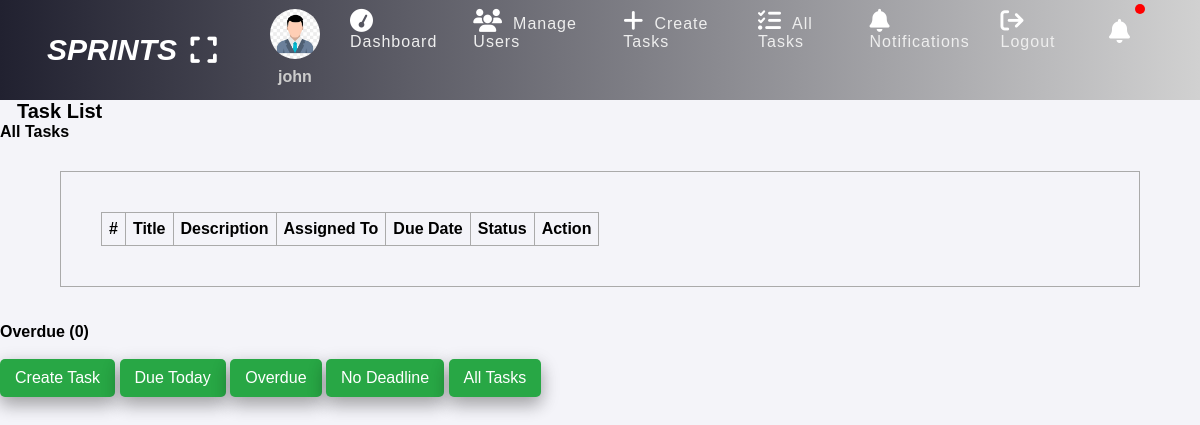
Page /task-list.php?due_date=Overdue (signed in) on the earlier database version.
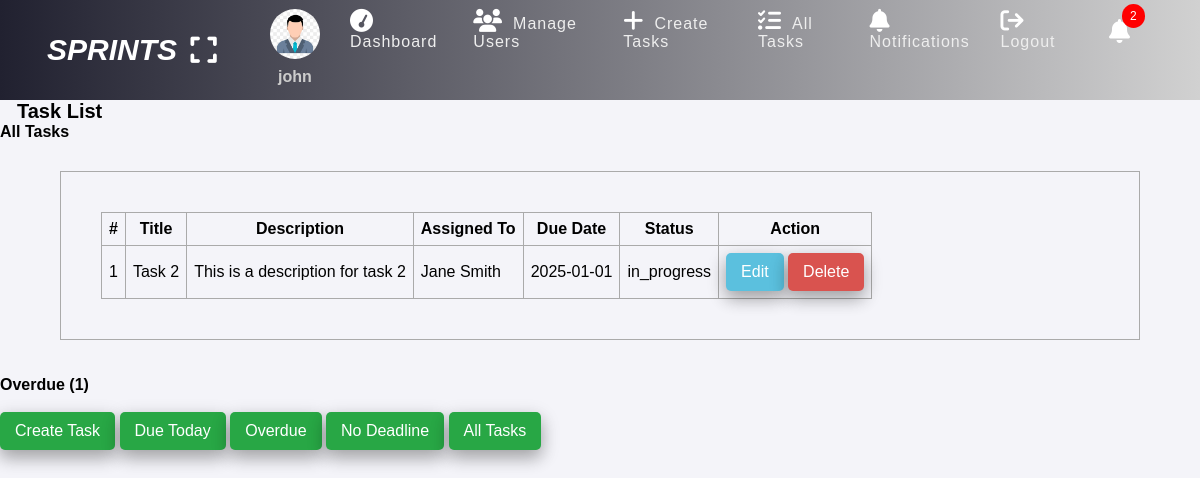
Same page on the later database version.
### tables this page shows
CREATE TABLE `tasks` (
  `task_id` int(11) NOT NULL,
  `title` varchar(100) NOT NULL,
  `description` text DEFAULT NULL,
  `assigned_to` int(11) DEFAULT NULL,
  `status` enum('pending','in_progress','completed') DEFAULT 'pending',
  `priority` enum('High','Medium','Low','Wish') DEFAULT 'Medium',
  `visibility` enum('Y','N') DEFAULT 'N',
  `duration` enum('Long','Medium','Short','Unknown') DEFAULT 'Unknown',
  `created_at` timestamp NOT NULL DEFAULT current_timestamp(),
  `due_date` date NOT NULL
);

CREATE TABLE `users` (
  `user_id` int(11) NOT NULL,
  `full_name` varchar(60) NOT NULL,
  `username` varchar(60) NOT NULL,
  `email_id` varchar(60) NOT NULL,
  `phone` varchar(15) NOT NULL,
  `password` varchar(255) NOT NULL,
  `role` enum('admin','employee') NOT NULL,
  `created_at` timestamp NOT NULL DEFAULT current_timestamp()
);

### database_fetches.php (called while the page is built, shortened)
<?php
function get_all_users($conn) {
    $sql = "SELECT * FROM users WHERE role = ?";
    $stmt = $conn->prepare($sql);
    $stmt->execute(["employee"]);
    if ($stmt->rowCount() > 0) {
        $users = $stmt->fetchAll();
    } else {
        $users = [];
    }
    return $users;
}
function get_all_tasks_overdue($conn) {
    $sql = "SELECT * FROM tasks WHERE due_date < CURDATE() AND status != 'completed' ORDER BY task_id DESC";
    $stmt = $conn->prepare($sql);
    $stmt->execute();
    if ($stmt->rowCount() > 0) {
        $tasks = $stmt->fetchAll();
    } else {
        $tasks = [];
    }
    return $tasks;
}
function count_tasks_overdue($conn) {
    $sql = "SELECT task_id FROM tasks WHERE due_date < CURDATE() AND status != 'completed'";
    $stmt = $conn->prepare($sql);
    $stmt->execute();
    return $stmt->rowCount();
}
?>

### task-list.php (the view, shortened to what the changed rows need)
<?php
if (isset($_SESSION['role']) && isset($_SESSION['id'])) {
    include "SQL_Connection.php";
    include "database_fetches.php";
    $text = "All Task";
    if (isset($_GET['due_date'])) {
        if ($_GET['due_date'] == "Due Today") {
            $text = "Due Today";
            $tasks = get_all_tasks_due_today($conn);
            $num_task = count_tasks_due_today($conn);
        } else if ($_GET['due_date'] == "Overdue") {
            $text = "Overdue";
            $tasks = get_all_tasks_overdue($conn);
            $num_task = count_tasks_overdue($conn);
        } else if ($_GET['due_date'] == "No Deadline") {
            $text = "No Deadline";
            $tasks = get_all_tasks_NoDeadline($conn);
            $num_task = count_tasks_NoDeadline($conn);
        } else {
            $tasks = get_all_tasks($conn);
            $num_task = count_tasks($conn);
        }
    } else {
        $tasks = get_all_tasks($conn);
        $num_task = count_tasks($conn);
    }
    $users = get_all_users($conn);
?>
<!DOCTYPE html>
<html>
<head>
    <link rel="stylesheet" href="https://cdnjs.cloudflare.com/ajax/libs/font-awesome/6.7.2/css/all.min.css">
    <link rel="stylesheet" href="styles.css">
</head>
<body>
    <?php include "header.php"; ?>
    <h2 class="u-name">Task List</h2>
    <div class="body">
        <section>
            <?php if ($tasks != 0) { ?>
                <table class="main-table">
                    <thead>
                        <tr>
                            <th>#</th>
                            <th>Title</th>
                            <th>Description</th>
                            <th>Assigned To</th>
                            <th>Due Date</th>
                            <th>Status</th>
                            <th>Action</th>
                        </tr>
                    </thead>
                    <tbody>
                        <?php $i=0; foreach ($tasks as $task) { ?>
                        <tr>
                            <td><?= ++$i ?></td>
                            <td><?= htmlspecialchars($task['title']) ?></td>
                            <td><?= htmlspecialchars($task['description']) ?></td>
                            <td>
                                <?php
                                foreach ($users as $user) {
                                    if($user['user_id'] == $task['assigned_to']){
                                        echo htmlspecialchars($user['full_name']);
                                    }
                                }
                                ?>
                            </td>
                            <td><?php echo $task['due_date'] ?: "No Deadline"; ?></td>
                            <td><?= htmlspecialchars($task['status']) ?></td>
                            <td>
                                <a href="edit_task.php?id=<?= $task['task_id'] ?>" class="edit-btn">Edit</a>
                                <a href="edit_task_delete.php?id=<?= $task['task_id'] ?>" class="delete-btn">Delete</a>
                            </td>
                        </tr>
                        <?php } ?>
                    </tbody>
                </table>
<div class="filter-buttons"> <br> <br>
				<h4 class="title-2"><?=$text?> (<?=$num_task?>)</h4> <br>
            	<a href="create-task.php" class="addbtn">Create Task</a>
                <a href="task-list.php?due_date=Due Today" class="addbtn" >Due Today</a>
                <a href="task-list.php?due_date=Overdue" class="addbtn">Overdue</a>
                <a href="task-list.php?due_date=No Deadline" class="addbtn">No Deadline</a>
                <a href="task-list.php" class="addbtn">All Tasks</a>
            </div>
            <?php } else { ?>
                <h3>No tasks found!</h3>
            <?php } ?>
        </section>
    </div>
</body>
</html>
<?php
} else {
    $errormessage = "We require you to login to use this system!";
    header("Location: login.php?error=" . urlencode($errormessage));
    exit();
}
?>

### header.php (shortened to what the changed rows need)
<?php
include "SQL_Connection.php";
$userId = $_SESSION['id'];
$sql = "SELECT COUNT(*) AS count FROM notifications WHERE recipient = :user_id AND is_read = 0";
$stmt = $conn->prepare($sql);
$stmt->bindParam(':user_id', $userId, PDO::PARAM_INT);
$stmt->execute();
$row = $stmt->fetch(PDO::FETCH_ASSOC);
$notificationCount = $row['count'];
?>
<header class="header">
    <h2 class="u-name"><i>SPRINTS</i></h2>
    <?php if ($_SESSION['role'] == "admin") { ?>
        <nav class="navigation-icons-bar">
            <ul id="navigationlistID">
                <li><div class="user-p"> <img src="./user.jpg"> <h4><?php echo $_SESSION['username']; ?></h4> </div> </li>
                <li><a href="index.php"><i class="fa fa-tachometer" aria-hidden="true"></i><span>Dashboard</span></a></li>
                <li><a href="user.php"><i class="fa fa-users" aria-hidden="true"></i><span>Manage Users</span></a></li>
                <li><a href="create-task.php"><i class="fa fa-plus" aria-hidden="true"></i><span>Create Tasks</span></a></li>
                <li><a href="task-list.php"><i class="fa fa-tasks" aria-hidden="true"></i><span>All Tasks</span></a></li>
                <li><a href="notifications.php"><i class="fa fa-bell" aria-hidden="true"></i><span>Notifications</span></a></li>
                <li><a href="logout.php"><i class="fa fa-sign-out" aria-hidden="true"></i><span>Logout</span></a></li>
                <li>    <span class="notification" id="notificationBtn">
                        <i class="fa fa-bell" aria-hidden="true"></i>
                        <span id="notificationNum"><?= $notificationCount > 0 ? "&nbsp;$notificationCount&nbsp;" : "" ?></span>
                    </span>
                </li>
            </ul>
        </nav>
    <?php } ?>
</header>

Differences in the rows shown:
now on this page (row edited): tasks: title "Task 2", description "This is a description for task 2", due_date "2025-01-01", status "in_progress"
now on this page (row edited): users: full_name "Jane Smith"
Other differences:
$notificationCount: (not shown) → "2"
$num_task: "0" → "1"
